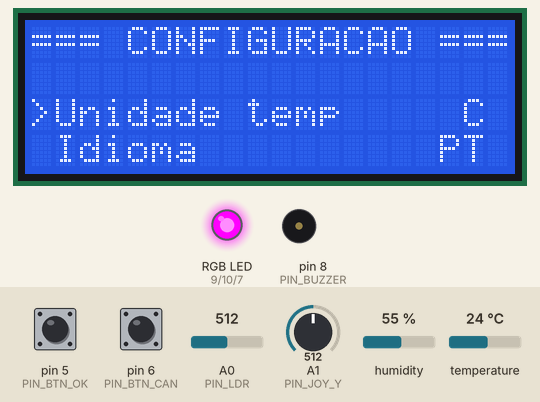
Bench run of a program on a simulated Arduino Nano, built with avr-gcc and run on an emulated ATmega328P. On the bench: 20×4 character LCD, an RGB LED mixed from three pins (HIGH = lit), buzzer (waves = sounding). Inputs (shaded band) come from the test bench; at power-on: pin 6 (PIN_BTN_CAN) HIGH, temperature 24 °C, pin 5 (PIN_BTN_OK) HIGH, A0 (PIN_LDR) = 512, A1 (PIN_JOY_Y) = 512, humidity 55 %. The local clock reads 2024-03-15 10:24:30 at power-on unless the program sets it; EEPROM starts erased; what the program prints to the serial monitor is not drawn.

Above: at 6.0 s.
6.1 s: pin 6 (PIN_BTN_CAN) pulled LOW for 0.15 s
At 7.9 s:
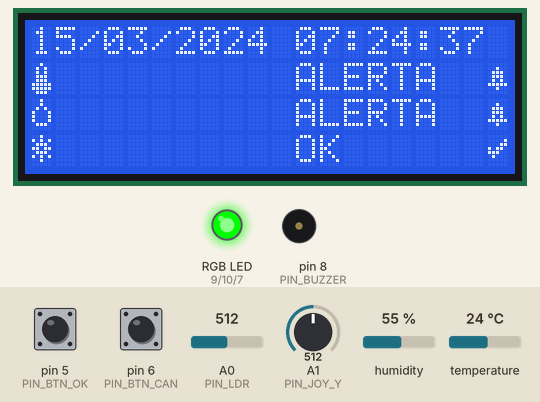
9.6 s: temperature set to 31 °C
12.6 s: pin 5 (PIN_BTN_OK) pulled LOW for 3.2 s
At 16.7 s:
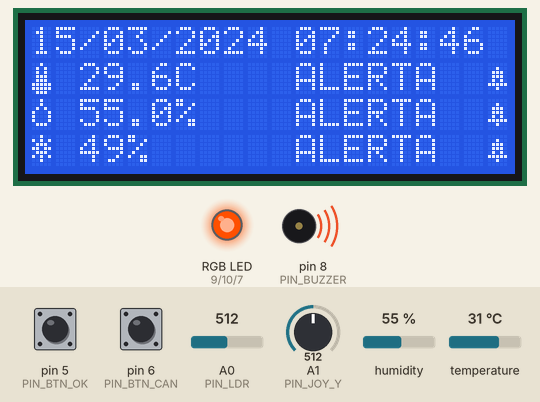
17.3 s: A0 (PIN_LDR) set to 479
At 21.6 s:
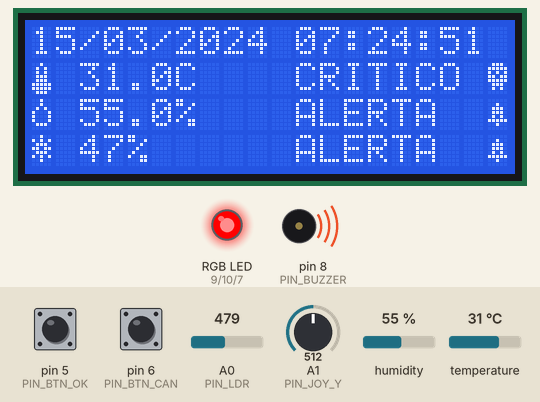
23.7 s: A0 (PIN_LDR) set to 448
At 30.6 s:
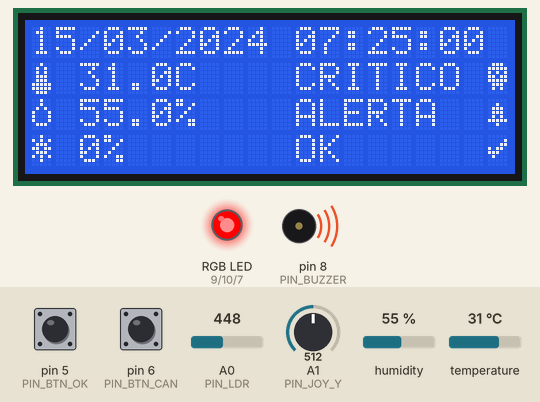
31.5 s: pin 5 (PIN_BTN_OK) pulled LOW for 0.15 s
At 34.0 s:
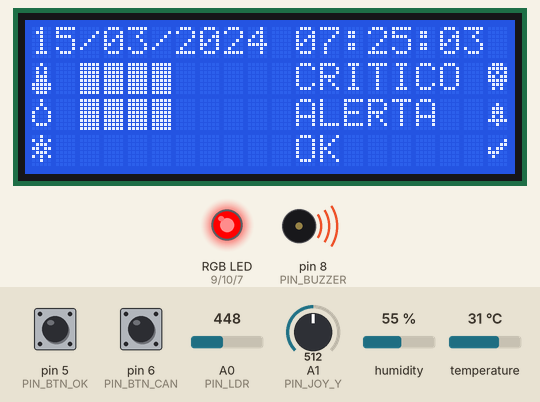
Timing chart, 0 to 35.5 s (numbered marks = the images above; inputs shaded):
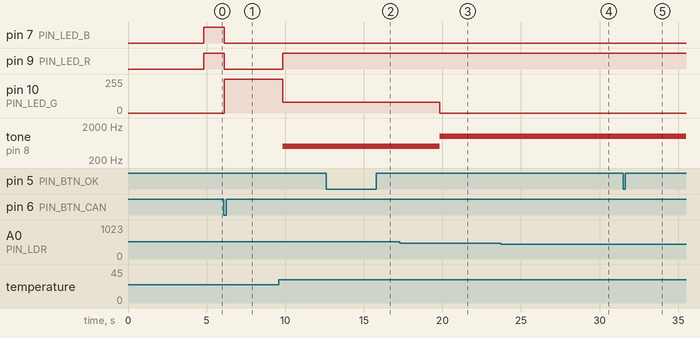

Measured:
- the behaviour switches between 463 and 462 on A0 (PIN_LDR) (found by bisection; images 3 and 4)
- after the input at 6.1 s, pin 7 (PIN_LED_B), pin 9 (PIN_LED_R): HIGH → LOW at once; pin 10 (PIN_LED_G): 0/255 → 255/255 at once; the display: first changes at once (image 1 shows a later state)
- after the input at 12.6 s, the display: first changes at once (image 2 shows a later state)
- after the input at 31.5 s, the display: first changes after 0.11 s (image 5 shows a later state)
- what the display in image 2 shows lasts 0.9 s, from 16.3 s to 17.2 s
- what the display in image 4 shows lasts 1.2 s, from 30.1 s to 31.3 s
- what the display in image 5 shows lasts 1.2 s, from 33.1 s to 34.3 s

The program:

main.cpp
```cpp
#include <Arduino.h>
#include <Wire.h>
#include <LiquidCrystal_I2C.h>
#include <DHT.h>
#include <ThreeWire.h>
#include <RtcDS1302.h>
#include <EEPROM.h>


#define PIN_DHT       2
#define PIN_BTN_OK    5
#define PIN_BTN_CAN   6
#define PIN_BUZZER    8
#define PIN_LED_R     9
#define PIN_LED_G     10
#define PIN_LED_B     7
#define PIN_LDR       A0

#define PIN_JOY_Y     A1
#define PIN_RTC_CLK   11
#define PIN_RTC_DAT   12
#define PIN_RTC_RST   13


#define LCD_ADDR 0x27

const uint8_t  LDR_GREEN_MIN   = 0;
const uint8_t  LDR_GREEN_MAX   = 50;
const uint16_t LDR_YELLOW_MAX  = 200;

const uint8_t  UMID_GREEN_MIN  = 30;
const uint8_t  UMID_GREEN_MAX  = 45;
const uint8_t  UMID_YELLOW_MAX = 60;

const uint8_t  TEMP_GREEN_MIN  = 20;
const uint8_t  TEMP_GREEN_MAX  = 25;
const uint8_t  TEMP_YELLOW_MAX = 30;

const uint16_t BUZZ_AMARELO  = 500;
const uint16_t BUZZ_VERMELHO = 1000;

const uint16_t JOY_CENTER     = 512;
const uint16_t JOY_DEADZONE   = 200;

const uint8_t  EEP_MAGIC      = 0xB1;
const uint16_t EEP_ADDR_CFG   = 0;
const uint16_t EEP_ADDR_LOGN  = 16;
const uint16_t EEP_ADDR_HEAD  = 18;
const uint16_t EEP_ADDR_LOGS  = 32;
const uint8_t  LOG_ENTRY_SIZE = 8;
const uint16_t LOG_MAX        = (1024 - EEP_ADDR_LOGS) / LOG_ENTRY_SIZE;

struct Settings {
  uint8_t  magic;
  int8_t   utcOffset;
  uint8_t  tempUnit;
  uint8_t  language;
  uint8_t  logIntervalS;
  uint16_t ldrMin;
  uint16_t ldrMax;
  uint8_t  buzzerOn;
};

struct LogEntry {
  uint32_t ts;
  int8_t   tempC;
  uint8_t  humid;
  uint8_t  ldr;
  uint8_t  status;
};

LiquidCrystal_I2C lcd(LCD_ADDR, 20, 4);
DHT               dht(PIN_DHT, DHT11);
ThreeWire         rtcWire(PIN_RTC_DAT, PIN_RTC_CLK, PIN_RTC_RST);
RtcDS1302<ThreeWire> rtc(rtcWire);
Settings          cfg;

enum AppMode { MODE_BOOT, MODE_NORMAL, MODE_MENU, MODE_LOGS};
AppMode appMode = MODE_BOOT;

bool lcdOk = false;
bool rtcOk = false;
bool freshConfig = true;

const uint8_t WINDOW_S = 5;
float    sumT = 0, sumH = 0;
uint32_t sumL = 0;
uint8_t  nSamples = 0;

float   curT = 0, curH = 0;
uint8_t curL = 0;
uint8_t curStatus = 0;
bool homeShowValues = false;

uint16_t ldrRawMin = 1023;
uint16_t ldrRawMax = 0;

unsigned long tLastSample = 0;
unsigned long tLastWindow = 0;
unsigned long tLastLog    = 0;
unsigned long tLastBtn    = 0;
unsigned long tLastFrame  = 0;
unsigned long bootMillis  = 0;

uint8_t menuIdx = 0;
const uint8_t MENU_ITEMS = 6;
uint16_t logViewIdx = 0;

byte chBottle1[8] = { 0b00100,0b01110,0b01010,0b01010,0b11111,0b11111,0b11111,0b11111 };
byte chBottle2[8] = { 0b00100,0b01110,0b01010,0b11111,0b11111,0b11111,0b11111,0b11111 };
byte chGrape  [8] = { 0b00000,0b01110,0b11111,0b11111,0b01110,0b00100,0b00100,0b00000 };
byte chThermo [8] = { 0b00100,0b01010,0b01010,0b01110,0b01110,0b11111,0b11111,0b01110 };
byte chDrop   [8] = { 0b00100,0b00100,0b01010,0b10001,0b10001,0b10001,0b01110,0b00000 };
byte chSun    [8] = { 0b00100,0b10101,0b01110,0b11011,0b01110,0b10101,0b00100,0b00000 };
byte chOk     [8] = { 0b00000,0b00001,0b00011,0b10110,0b11100,0b01000,0b00000,0b00000 };
byte chAlerta [8] = { 0b00000,0b00100,0b01110,0b01110,0b01010,0b11111,0b00100,0b00000 };
byte chCritico[8] = { 0b01110,0b11111,0b10101,0b11011,0b11111,0b01110,0b01010,0b00000 };

#define ICO_BOTTLE   0
#define ICO_BOTTLE2  1
#define ICO_CRITICO  1
#define ICO_GRAPE    2
#define ICO_THERMO   3
#define ICO_DROP     4
#define ICO_SUN      5
#define ICO_OK       6
#define ICO_ALERTA   7

void cfgSave() {
  cfg.ldrMin = ldrRawMin;
  cfg.ldrMax = ldrRawMax;
  EEPROM.put(EEP_ADDR_CFG, cfg);
}

void cfgLoad() {
  EEPROM.get(EEP_ADDR_CFG, cfg);
  cfg.utcOffset = -3;
  if (cfg.magic != EEP_MAGIC) {
    freshConfig = true;
    cfg.magic        = EEP_MAGIC;
    cfg.utcOffset    = -3;
    cfg.tempUnit     = 0;
    cfg.language     = 0;
    cfg.logIntervalS = 60;
    cfg.ldrMin       = 1023;
    cfg.ldrMax       = 0;
    cfg.buzzerOn     = 1;
    cfgSave();
    uint16_t z = 0;
    EEPROM.put(EEP_ADDR_LOGN, z);
    EEPROM.put(EEP_ADDR_HEAD, z);
  }
  if (cfg.ldrMin <= 1023) ldrRawMin = cfg.ldrMin;
  if (cfg.ldrMax <= 1023) ldrRawMax = cfg.ldrMax;
}

void logWrite(const LogEntry &e) {
  uint16_t head, count;
  EEPROM.get(EEP_ADDR_HEAD, head);
  EEPROM.get(EEP_ADDR_LOGN, count);
  if (head >= LOG_MAX) head = 0;
  EEPROM.put(EEP_ADDR_LOGS + head * LOG_ENTRY_SIZE, e);
  head = (head + 1) % LOG_MAX;
  if (count < LOG_MAX) count++;
  EEPROM.put(EEP_ADDR_HEAD, head);
  EEPROM.put(EEP_ADDR_LOGN, count);
}

LogEntry logRead(uint16_t idx) {
  LogEntry e;
  EEPROM.get(EEP_ADDR_LOGS + idx * LOG_ENTRY_SIZE, e);
  return e;
}

void logClearAll() {
  uint16_t z = 0;
  EEPROM.put(EEP_ADDR_LOGN, z);
  EEPROM.put(EEP_ADDR_HEAD, z);
}

uint8_t readLDR() {
  uint16_t raw = analogRead(PIN_LDR);
  if (raw < ldrRawMin) ldrRawMin = raw;
  if (raw > ldrRawMax) ldrRawMax = raw;
  if ((ldrRawMax - ldrRawMin) < 50) {
    return constrain(map(raw, 0, 1023, 0, 255), 0, 255);
  }
  return constrain(map(raw, ldrRawMin, ldrRawMax, 0, 255), 0, 255);
}

void sensorSample() {
  float t = dht.readTemperature();
  float h = dht.readHumidity();
  uint8_t l = readLDR();
  if (!isnan(t) && !isnan(h)) {
    sumT += t; sumH += h; sumL += l; nSamples++;
  } else {
    Serial.println(F("[WARN] DHT11 retornou NaN"));
  }
}

uint8_t evalZone(float v, float gMin, float gMax, float yMax) {
  if (v >= gMin && v <= gMax) return 0;
  if (v <= yMax)              return 1;
  return 2;
}

void windowFinalize() {
  if (nSamples == 0) {
    Serial.println(F("[WARN] Janela 10s sem amostras validas"));
    return;
  }
  curT = sumT / nSamples;
  curH = sumH / nSamples;
  curL = sumL / nSamples;

  uint8_t zT = evalZone(curT, TEMP_GREEN_MIN, TEMP_GREEN_MAX, TEMP_YELLOW_MAX);
  uint8_t zH = evalZone(curH, UMID_GREEN_MIN, UMID_GREEN_MAX, UMID_YELLOW_MAX);
  uint8_t zL = evalZone(curL, LDR_GREEN_MIN,  LDR_GREEN_MAX,  LDR_YELLOW_MAX);
  curStatus = max(max(zT, zH), zL);

  Serial.print(F("[10s] T=")); Serial.print(curT, 1);
  Serial.print(F("C  U=")); Serial.print(curH, 1);
  Serial.print(F("%  L=")); Serial.print(curL);
  Serial.print(F("/255  zT=")); Serial.print(zT);
  Serial.print(F(" zH="));      Serial.print(zH);
  Serial.print(F(" zL="));      Serial.print(zL);
  Serial.print(F(" status=")); Serial.println(curStatus);

  sumT = sumH = 0; sumL = 0; nSamples = 0;
  cfgSave();
}

void setRGB(uint8_t r, uint8_t g) {
  analogWrite(PIN_LED_R, r);
  analogWrite(PIN_LED_G, g);
}

void setBlue(bool on) {
  digitalWrite(PIN_LED_B, on ? HIGH : LOW);
}

void alertApply() {
  switch (curStatus) {
    case 0: setRGB(0, 255); noTone(PIN_BUZZER); break;
    case 1:
      setRGB(255, 80);
      cfg.buzzerOn ? tone(PIN_BUZZER, BUZZ_AMARELO) : noTone(PIN_BUZZER);
      break;
    case 2:
      setRGB(255, 0);
      cfg.buzzerOn ? tone(PIN_BUZZER, BUZZ_VERMELHO) : noTone(PIN_BUZZER);
      break;
  }
}

const char* zoneText(uint8_t z) {
  if (cfg.language == 0) {
    if (z == 0) return "OK     ";
    if (z == 1) return "ALERTA ";
    return            "CRITICO";
  } else if (cfg.language == 1) {
    if (z == 0) return "OK     ";
    if (z == 1) return "ALERT  ";
    return            "DANGER ";
  } else {
    if (z == 0) return "OK     ";
    if (z == 1) return "ALERTA ";
    return            "CRITICO";
  }
}

float tempForDisplay(float c) {
  return (cfg.tempUnit == 1) ? (c * 9.0 / 5.0 + 32.0) : c;
}
char tempUnitChar() { return cfg.tempUnit == 1 ? 'F' : 'C'; }

uint32_t nowUnix() {
  if (rtcOk) {
    RtcDateTime t = rtc.GetDateTime();
    return t.TotalSeconds();
  }
  return (millis() - bootMillis) / 1000UL;
}

RtcDateTime nowLocal() {
  return RtcDateTime(nowUnix() + (int32_t)cfg.utcOffset * 3600L);
}

void bootAnimation() {
  if (!lcdOk) return;
  lcd.clear();

  for (uint8_t i = 0; i < 10; i++) {
    lcd.setCursor(9 - i, 1);  lcd.write(ICO_GRAPE);
    lcd.setCursor(10 + i, 1); lcd.write(ICO_GRAPE);
    delay(40);
  }
  delay(200);

  lcd.setCursor(0, 1); lcd.print(F("                    "));
  const char* t1 = "VINHERIA AGNELLO";
  uint8_t col = (20 - 16) / 2;
  for (uint8_t i = 0; i < 16; i++) {
    lcd.setCursor(col + i, 1);
    lcd.print(t1[i]);
    delay(60);
  }

  const char* t2 = "Sistema de Monit.";
  for (uint8_t i = 0; i < 17; i++) {
    lcd.setCursor(2 + i, 2);
    lcd.print(t2[i]);
    delay(30);
  }
  for (uint8_t f = 0; f < 8; f++) {
    lcd.setCursor(0, 3);  lcd.write(ICO_GRAPE);
    lcd.setCursor(19, 3); lcd.write(ICO_GRAPE);
    lcd.setCursor(9, 3);  lcd.write((f % 2) ? ICO_BOTTLE : ICO_BOTTLE2);
    delay(180);
  }
  delay(400);
  lcd.clear();
}

uint8_t zoneEmoji(uint8_t z) {
  if (z == 0) return ICO_OK;
  if (z == 1) return ICO_ALERTA;
  return ICO_CRITICO;
}

void drawSensorRow(uint8_t row, uint8_t lineIcon, uint8_t pct, uint8_t zone) {
  lcd.setCursor(0, row);
  lcd.write(lineIcon);
  lcd.print(' ');

  uint8_t filled = (uint16_t)pct * 8 / 100;
  if (filled > 8) filled = 8;
  for (uint8_t i = 0; i < 8; i++) {
    lcd.write(i < filled ? (uint8_t)0xFF : (uint8_t)' ');
  }

  lcd.print(' ');
  lcd.print(zoneText(zone));
  lcd.print(' ');
  lcd.write(zoneEmoji(zone));
}

void drawValueRow(uint8_t row, uint8_t lineIcon,
                  const char* valStr, uint8_t zone) {
  lcd.setCursor(0, row);
  lcd.write(lineIcon);
  lcd.print(' ');
  char buf[9];
  snprintf(buf, sizeof(buf), "%-8s", valStr);
  lcd.print(buf);
  lcd.print(' ');
  lcd.print(zoneText(zone));
  lcd.print(' ');
  lcd.write(zoneEmoji(zone));
}

void renderHome() {
  if (!lcdOk) return;

  RtcDateTime dt = nowLocal();
  char buf[21];
  snprintf(buf, sizeof(buf), "%02d/%02d/%04d %02d:%02d:%02d ",
           dt.Day(), dt.Month(), dt.Year(),
           dt.Hour(), dt.Minute(), dt.Second());
  lcd.setCursor(0, 0);
  lcd.print(buf);

  uint8_t zT = evalZone(curT, TEMP_GREEN_MIN, TEMP_GREEN_MAX, TEMP_YELLOW_MAX);
  uint8_t zH = evalZone(curH, UMID_GREEN_MIN, UMID_GREEN_MAX, UMID_YELLOW_MAX);
  uint8_t zL = evalZone(curL, LDR_GREEN_MIN,  LDR_GREEN_MAX,  LDR_YELLOW_MAX);

  uint8_t pctT = constrain((int16_t)(curT * 2.0f), 0, 100);
  uint8_t pctH = constrain((int16_t)curH, 0, 100);
  uint8_t pctL = constrain((int16_t)((uint16_t)curL * 100 / 255), 0, 100);

  if (homeShowValues) {
    char tbuf[9], hbuf[9], lbuf[9];

    char tStr[7];
    dtostrf(tempForDisplay(curT), 1, 1, tStr);
    snprintf(tbuf, sizeof(tbuf), "%s%c", tStr, tempUnitChar());

    char hStr[7];
    dtostrf(curH, 1, 1, hStr);
    snprintf(hbuf, sizeof(hbuf), "%s%%", hStr);

    uint8_t lPct = (uint16_t)curL * 100 / 255;
    char lStr[5];
    itoa(lPct, lStr, 10);
    snprintf(lbuf, sizeof(lbuf), "%s%%", lStr);

    drawValueRow(1, ICO_THERMO, tbuf, zT);
    drawValueRow(2, ICO_DROP,   hbuf, zH);
    drawValueRow(3, ICO_SUN,    lbuf, zL);

  } else {
    drawSensorRow(1, ICO_THERMO, pctT, zT);
    drawSensorRow(2, ICO_DROP,   pctH, zH);
    drawSensorRow(3, ICO_SUN,    pctL, zL);
  }
}

const char* menuLabel(uint8_t i) {
  if (cfg.language == 0) {
    switch (i) {
      case 0: return "Unidade temp";
      case 1: return "Idioma";
      case 2: return "Buzzer";
      case 3: return "Ver logs";
      case 4: return "Limpar logs";
      case 5: return "Sair";
    }
  } else if (cfg.language == 1) {
    switch (i) {
      case 0: return "Temp unit";
      case 1: return "Language";
      case 2: return "Buzzer";
      case 3: return "View logs";
      case 4: return "View logs";
      case 5: return "Exit";
    }
  } else {
    switch (i) {
      case 0: return "Unidad temp";
      case 1: return "Idioma";
      case 2: return "Buzzer";
      case 3: return "Ver logs";
      case 4: return "Borrar logs";
      case 5: return "Salir";
    }
  }
  return "";
}

void menuValueAt(uint8_t i, char* out, uint8_t len) {
  switch (i) {
    case 0: snprintf(out, len, "%c", cfg.tempUnit == 0 ? 'C' : 'F'); break;
    case 1: {
      const char* langs[] = {"PT", "EN", "ES"};
      snprintf(out, len, "%s", langs[cfg.language]);
      break;
    }
    case 2: snprintf(out, len, "%s", cfg.buzzerOn ? "ON" : "OFF"); break;
    case 3: snprintf(out, len, ">"); break;
    case 4: snprintf(out, len, ">"); break;
    case 5: snprintf(out, len, ">"); break;
  }
}

void renderMenu() {
  if (!lcdOk) return;
  lcd.setCursor(0, 0);
  if (cfg.language == 0)      lcd.print(F("=== CONFIGURACAO ==="));
  else if (cfg.language == 1) lcd.print(F("===   SETUP    ====="));
  else                        lcd.print(F("=== CONFIGURACION =="));

  for (uint8_t row = 0; row < 3; row++) {
    int8_t idx = (int8_t)menuIdx + row - 1;
    lcd.setCursor(0, row + 1);
    if (idx < 0 || idx >= MENU_ITEMS) {
      lcd.print(F("                    ")); continue;
    }
    lcd.print(idx == menuIdx ? '>' : ' ');
    char val[6];
    menuValueAt(idx, val, sizeof(val));
    char line[21];
    snprintf(line, sizeof(line), "%-13s%5s", menuLabel(idx), val);
    lcd.print(line);
  }
}

void menuAction(int8_t delta) {
  if (delta != 0) return;
  switch (menuIdx) {
    case 0:
      cfg.tempUnit = !cfg.tempUnit;
      break;
    case 1:
      cfg.language = (cfg.language + 1) % 3;
      break;
    case 2:
      cfg.buzzerOn = !cfg.buzzerOn;
      break;
    case 3:
      appMode = MODE_LOGS;
      break;
    case 4:
      logClearAll();
      logViewIdx = 0;
      if (lcdOk) {
        lcd.clear();
        lcd.setCursor(0, 1);
        if (cfg.language == 0)      lcd.print(F("   Logs apagados!   "));
        else if (cfg.language == 1) lcd.print(F("   Logs cleared!    "));
        else                        lcd.print(F(" Logs eliminados!   "));
        delay(1500);
        lcd.clear();
      }
      Serial.println(F("[EEPROM] Todos os logs apagados"));
      break;
    case 5:
      cfgSave();
      appMode = MODE_NORMAL;
      if (lcdOk) lcd.clear();
      break;
  }
  cfgSave();
}

void renderLogs() {
  if (!lcdOk) return;
  uint16_t count;
  EEPROM.get(EEP_ADDR_LOGN, count);
  lcd.setCursor(0, 0);
  if (count == 0) {
    lcd.print(F("=== LOGS (vazio) ==="));
    lcd.setCursor(0, 1); lcd.print(F("                    "));
    lcd.setCursor(0, 2); lcd.print(F("CANCEL = voltar     "));
    lcd.setCursor(0, 3); lcd.print(F("                    "));
    return;
  }
  if (logViewIdx >= count) logViewIdx = count - 1;

  uint16_t head;
  EEPROM.get(EEP_ADDR_HEAD, head);
  uint16_t firstPhys = (head + LOG_MAX - count) % LOG_MAX;
  uint16_t phys = (firstPhys + logViewIdx) % LOG_MAX;
  LogEntry e = logRead(phys);

  char buf[21];
  snprintf(buf, sizeof(buf), "LOG %3u/%3u",
           (unsigned)(logViewIdx + 1), (unsigned)count);
  lcd.setCursor(0, 0); lcd.print(buf); lcd.print(F("         "));

  RtcDateTime d(e.ts + (int32_t)cfg.utcOffset * 3600L);
  snprintf(buf, sizeof(buf), "%02d/%02d %02d:%02d:%02d",
           d.Day(), d.Month(), d.Hour(), d.Minute(), d.Second());
  lcd.setCursor(0, 1); lcd.print(buf); lcd.print(F("    "));

  float tDisp = tempForDisplay(e.tempC);
  char tb[6]; dtostrf(tDisp, 4, 1, tb);
  snprintf(buf, sizeof(buf), "T:%s%c U:%2u%% L:%3u",
           tb, tempUnitChar(), e.humid, e.ldr);
  lcd.setCursor(0, 2); lcd.print(buf);

  lcd.setCursor(0, 3); lcd.print(F("Status: "));
  lcd.print(zoneText(e.status));
  lcd.print(F("     "));
}

bool btnPressed(uint8_t pin) { return digitalRead(pin) == LOW; }

int8_t joyDir() {
  uint16_t v = analogRead(PIN_JOY_Y);
  if (v < JOY_CENTER - JOY_DEADZONE) return -1;
  if (v > JOY_CENTER + JOY_DEADZONE) return +1;
  return 0;
}

void handleButtons() {
  if (millis() - tLastBtn < 180) return;

  if (btnPressed(PIN_BTN_OK)) {
    tLastBtn = millis();
    Serial.println(F("[BTN] OK"));
    if (appMode == MODE_MENU) {
      menuAction(0);
    } else if (appMode == MODE_NORMAL) {
      homeShowValues = !homeShowValues;
      if (lcdOk) lcd.clear();
      Serial.println(homeShowValues
        ? F("[HOME] Modo: valores") : F("[HOME] Modo: barras"));
    }
  }
  else if (btnPressed(PIN_BTN_CAN)) {
    tLastBtn = millis();
    Serial.println(F("[BTN] CANCEL"));
    if (appMode == MODE_NORMAL) {
      appMode = MODE_MENU; menuIdx = 0;
      if (lcdOk) lcd.clear();
    } else if (appMode == MODE_MENU) {
      cfgSave(); appMode = MODE_NORMAL;
      if (lcdOk) lcd.clear();
    } else if (appMode == MODE_LOGS) {
      appMode = MODE_MENU;
      if (lcdOk) lcd.clear();
    }
  }
  else {
    int8_t dir = joyDir();
    if (dir == -1) {
      tLastBtn = millis();
      Serial.println(F("[JOY] UP"));
      if (appMode == MODE_MENU) {
        menuIdx = (menuIdx == 0) ? MENU_ITEMS - 1 : menuIdx - 1;
      } else if (appMode == MODE_LOGS) {
        if (logViewIdx > 0) logViewIdx--;
      }
    } else if (dir == +1) {
      tLastBtn = millis();
      Serial.println(F("[JOY] DOWN"));
      if (appMode == MODE_MENU) {
        menuIdx = (menuIdx + 1) % MENU_ITEMS;
      } else if (appMode == MODE_LOGS) {
        logViewIdx++;
      }
    }
  }
}

void maybeLog() {
  if (millis() - tLastLog < (unsigned long)cfg.logIntervalS * 1000UL) return;
  tLastLog = millis();
  LogEntry e;
  e.ts     = nowUnix();
  e.tempC  = (int8_t)curT;
  e.humid  = (uint8_t)curH;
  e.ldr    = curL;
  e.status = curStatus;
  logWrite(e);
  Serial.print(F("[EEPROM] log gravado @ts="));
  Serial.println(e.ts);
}

void setup() {
  pinMode(PIN_BTN_OK,  INPUT_PULLUP);
  pinMode(PIN_BTN_CAN, INPUT_PULLUP);
  pinMode(PIN_LED_R, OUTPUT);
  pinMode(PIN_LED_G, OUTPUT);
  pinMode(PIN_LED_B, OUTPUT);
  pinMode(PIN_BUZZER, OUTPUT);
  setRGB(0, 0);
  setBlue(false);

  Serial.begin(9600);
  delay(500);

  Wire.begin();

  Serial.print(F("Inicializando LCD em 0x")); Serial.print(LCD_ADDR, HEX);
  Serial.print(F("... "));
  lcd.init();
  lcd.backlight();
  lcd.createChar(ICO_BOTTLE,  chBottle1);
  lcd.createChar(ICO_BOTTLE2, chBottle2);
  lcd.createChar(ICO_GRAPE,   chGrape);
  lcd.createChar(ICO_THERMO,  chThermo);
  lcd.createChar(ICO_DROP,    chDrop);
  lcd.createChar(ICO_SUN,     chSun);
  lcd.createChar(ICO_OK,      chOk);
  lcd.createChar(ICO_ALERTA,  chAlerta);
  lcdOk = true;
  Serial.println(F("OK"));

  Serial.print(F("Carregando config da EEPROM... "));
  cfgLoad();
  Serial.println(F("OK"));

  Serial.print(F("Joystick Y em repouso: "));
  Serial.println(analogRead(PIN_JOY_Y));

  Serial.print(F("Inicializando DHT11... "));
  dht.begin();
  Serial.println(F("OK"));

  Serial.print(F("Inicializando RTC DS1302... "));
  rtc.Begin();

  RtcDateTime compileLocal = RtcDateTime(__DATE__, __TIME__);
  RtcDateTime compileTime(compileLocal.TotalSeconds() - (int32_t)cfg.utcOffset * 3600L);

  rtc.SetIsWriteProtected(false);
  rtc.SetIsRunning(true);

  if (!rtc.IsDateTimeValid()) {
    rtc.SetDateTime(compileTime);
  }

  RtcDateTime now = rtc.GetDateTime();
  if (now < compileTime || now.Year() > 2030) {
    Serial.println(F("  hora antiga, ajustando pelo build"));
    rtc.SetDateTime(compileTime);
  }

  if (rtc.IsDateTimeValid()) {
    rtcOk = true;
    char hb[24];
    now = rtc.GetDateTime();
    snprintf(hb, sizeof(hb), "OK [%02d/%02d/%04d %02d:%02d:%02d]",
             now.Day(), now.Month(), now.Year(),
             now.Hour(), now.Minute(), now.Second());
    Serial.println(hb);
  } else {
    rtcOk = false;
    Serial.println(F("FALHA - usando millis() como timestamp"));
  }
  bootMillis = millis();

  Serial.println(F("\nIniciando animacao de boot...\n"));
  bootAnimation();

  lcd.createChar(ICO_CRITICO, chCritico);

  appMode = MODE_MENU;
  menuIdx = 0;
  if (lcdOk) lcd.clear();

  tLastSample = tLastWindow = tLastLog = millis();
  Serial.println(F("Sistema pronto. Loop principal iniciado.\n"));
}

void loop() {
  static AppMode lastAppMode = MODE_BOOT;

  handleButtons();

  if (appMode == MODE_MENU) {
    setRGB(255, 0);
    setBlue(true);
    noTone(PIN_BUZZER);
  } else {
    setBlue(false);
    if (lastAppMode == MODE_MENU) {
      alertApply();
    }
  }
  lastAppMode = appMode;

  unsigned long now = millis();

  if (now - tLastSample >= 1000) {
    tLastSample = now;
    sensorSample();
  }

  if (now - tLastWindow >= (unsigned long)WINDOW_S * 1000UL) {
    tLastWindow = now;
    windowFinalize();
    alertApply();
  }

  maybeLog();

  if (now - tLastFrame >= 300) {
    tLastFrame = now;
    switch (appMode) {
      case MODE_NORMAL: renderHome(); break;
      case MODE_MENU:   renderMenu(); break;
      case MODE_LOGS:   renderLogs(); break;
      default: break;
    }
  }
}
```
